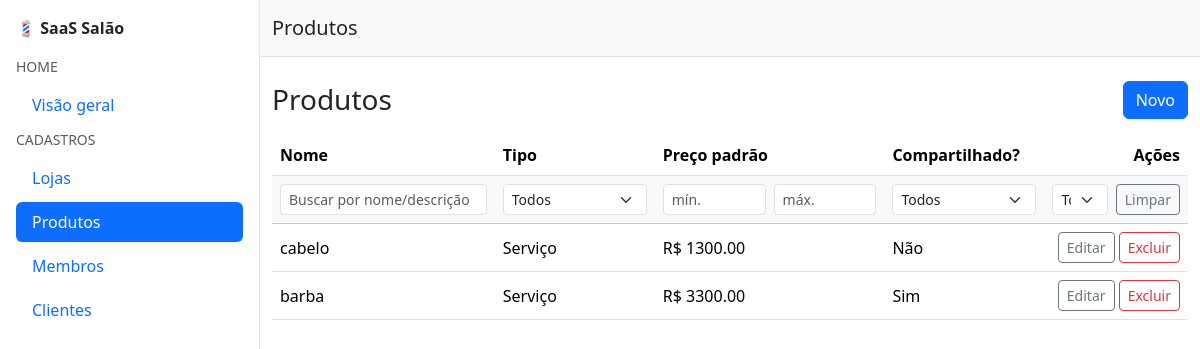
Page /cadastros/products/ (signed in) on the earlier database version.
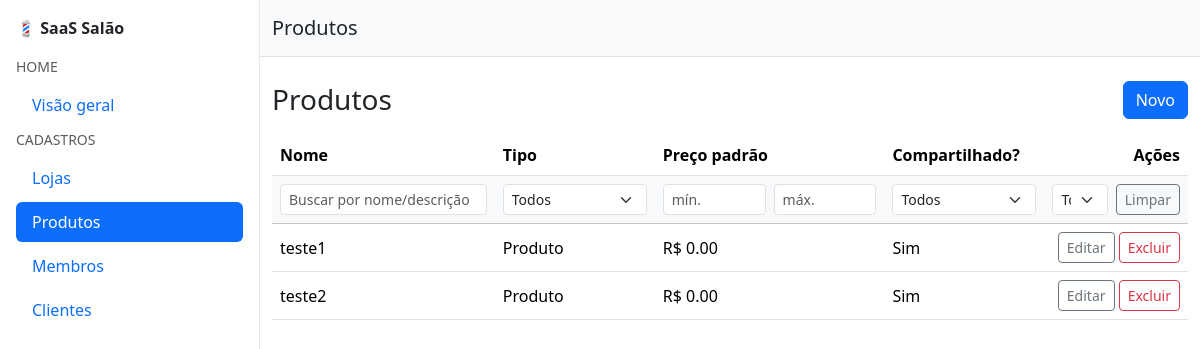
Same page on the later database version.
### cadastros/models.py (models this page shows, shortened)
class Product(TenantOwnedModel):
    TYPE_SERVICE = "service"
    TYPE_RETAIL = "retail"
    TYPE_CHOICES = (
        (TYPE_SERVICE, "Serviço"),
        (TYPE_RETAIL, "Produto"),
    )
    name = models.CharField(max_length=140)
    type = models.CharField(max_length=16, choices=TYPE_CHOICES, default=TYPE_SERVICE)
    description = models.TextField(blank=True)
    default_price = models.DecimalField(max_digits=10, decimal_places=2, default=Decimal("0.00"))
    share_across_shops = models.BooleanField(default=True)
    is_active = models.BooleanField(default=True)
    class Meta:
        unique_together = [("owner", "name")]
        indexes = [
            models.Index(fields=["owner", "is_active"]),
            models.Index(fields=["owner", "type"]),
        ]

### cadastros/views.py (the view)
# urls.py: path("products/", views.ProductListView.as_view(), name="product_list"),
class ProductListView(OwnerQuerysetMixin, ListView):
    model = Product
    template_name = "cadastros/products/list.html"
    context_object_name = "products"
    paginate_by = 12  # se quiser paginação
    def _to_decimal(self, v):
        if not v:
            return None
        v = str(v).replace(".", "").replace(",", ".") if "," in str(v) else str(v)
        try:
            return Decimal(v)
        except InvalidOperation:
            return None
    def get_queryset(self):
        qs = super().get_queryset().filter(owner=self.request.user)
        q = self.request.GET.get("q", "").strip()
        type_ = self.request.GET.get("type", "").strip()
        shared = self.request.GET.get("shared", "").strip()   # "", "1", "0"
        active = self.request.GET.get("active", "").strip()   # "", "1", "0"
        pmin = self._to_decimal(self.request.GET.get("price_min"))
        pmax = self._to_decimal(self.request.GET.get("price_max"))
        if q:
            qs = qs.filter(Q(name__icontains=q) | Q(description__icontains=q))
        if type_:
            qs = qs.filter(type=type_)
        if shared in ("0", "1"):
            qs = qs.filter(share_across_shops=(shared == "1"))
        if active in ("0", "1"):
            qs = qs.filter(is_active=(active == "1"))
        if pmin is not None:
            qs = qs.filter(default_price__gte=pmin)
        if pmax is not None:
            qs = qs.filter(default_price__lte=pmax)
        return qs
    def get_context_data(self, **kwargs):
        ctx = super().get_context_data(**kwargs)
        ctx["filters"] = {
            "q": self.request.GET.get("q", ""),
            "type": self.request.GET.get("type", ""),
            "shared": self.request.GET.get("shared", ""),
            "active": self.request.GET.get("active", ""),
            "price_min": self.request.GET.get("price_min", ""),
            "price_max": self.request.GET.get("price_max", ""),
        }
        ctx["type_choices"] = Product._meta.get_field("type").choices
        return ctx
    def get(self, request, *args, **kwargs):
        response = super().get(request, *args, **kwargs)
        if request.headers.get("HX-Request") == "true" and request.GET.get("fragment") == "table":
            return render(request, "cadastros/products/_table.html", self.get_context_data())
        return response

### cadastros/mixins.py (called while the page is built)
    def get_queryset(self):
        qs = super().get_queryset()
        return qs.filter(owner=self.request.user)

### cadastros/templates/cadastros/products/list.html
{% extends "base.html" %}
{% block header %}Produtos{% endblock %}
{% block content %}
<div class="container py-4">
  <div class="d-flex justify-content-between align-items-center mb-3">
    <h3 class="m-0">Produtos</h3>
    <a class="btn btn-primary"
       hx-get="{% url 'cadastros:product_create' %}"
       hx-target="#appModalContent"
       hx-swap="innerHTML">Novo</a>
  </div>
  <div id="products-table">
    {% include "cadastros/products/_table.html" %}
  </div>
</div>
{% endblock %}

### templates/base.html (shortened to what this page needs)
<!DOCTYPE html>
<html lang="pt-br">
<head>
  <link href="https://cdn.jsdelivr.net/npm/bootstrap@5.3.3/dist/css/bootstrap.min.css" rel="stylesheet">
</head>
<body>
<div id="appShell" class="app-shell">
  <div class="container-fluid">
    <div class="row">
      <aside class="col-auto p-0 sidebar"
             hx-boost="true"
             hx-target="#pageFrame"
             hx-select="#pageFrame > *"
             hx-push-url="true">
        {% include "partials/sidebar.html" %}
      </aside>
      <div class="col p-0" id="pageFrame">
        <header class="border-bottom bg-light" id="pageHeader">
          <div class="container-fluid py-3 d-flex align-items-center justify-content-between">
            <h5 class="m-0">{% block header %}Painel{% endblock %}</h5>
          </div>
        </header>
        <main id="mainContent">
          {% block content %}{% endblock %}
        </main>
      </div>
    </div>
  </div>
</div>
</body>
</html>

### templates/partials/sidebar.html
<nav id="sidebarNav" class="nav flex-column p-3">
  <div class="mb-3">
    <a class="navbar-brand fw-semibold text-decoration-none" href="/">💈 SaaS Salão</a>
  </div>
  <span class="text-uppercase text-muted small mb-2">Home</span>
    <a href="{% url 'servicos:home' %}" class="nav-link rounded mb-1">Visão geral</a>
  <span class="text-uppercase text-muted small mb-2">Cadastros</span>
    <a href="{% url 'cadastros:shop_list' %}" class="nav-link rounded mb-1">Lojas</a>
    <a href="{% url 'cadastros:product_list' %}" class="nav-link rounded mb-1">Produtos</a>
    <a href="{% url 'cadastros:membership_list' %}" class="nav-link rounded mb-1">Membros</a>
    <a href="{% url 'cadastros:client_list' %}" class="nav-link rounded mb-1">Clientes</a>
</nav>

### cadastros/templates/cadastros/products/_table.html (shortened to what this page needs)
<table class="table table-hover align-middle">
  <thead>
    <tr>
      <th>Nome</th>
      <th>Tipo</th>
      <th>Preço padrão</th>
      <th>Compartilhado?</th>
      <th class="text-end">Ações</th>
    </tr>
    <tr id="products-filters" class="table-light align-middle">
      <th style="min-width: 220px;">
        <input
          type="text"
          name="q"
          value="{{ filters.q }}"
          class="form-control form-control-sm"
          placeholder="Buscar por nome/descrição"
          hx-get="{% url 'cadastros:product_list' %}?fragment=table"
          hx-target="#products-table"
          hx-include="#products-filters"
          hx-trigger="keyup changed delay:300ms"
          hx-push-url="true"
        >
      </th>
      <th style="min-width: 160px;">
        <select
          name="type"
          class="form-select form-select-sm"
          hx-get="{% url 'cadastros:product_list' %}?fragment=table"
          hx-target="#products-table"
          hx-include="#products-filters"
          hx-trigger="change"
          hx-push-url="true"
        >
          <option value="">Todos</option>
        </select>
      </th>
      <th style="min-width: 180px;">
        <div class="d-flex gap-2">
          <input
            type="text"
            name="price_min"
            value="{{ filters.price_min }}"
            inputmode="decimal"
            class="form-control form-control-sm"
            placeholder="mín."
            hx-get="{% url 'cadastros:product_list' %}?fragment=table"
            hx-target="#products-table"
            hx-include="#products-filters"
            hx-trigger="keyup changed delay:300ms"
            hx-push-url="true"
          >
          <input
            type="text"
            name="price_max"
            value="{{ filters.price_max }}"
            inputmode="decimal"
            class="form-control form-control-sm"
            placeholder="máx."
            hx-get="{% url 'cadastros:product_list' %}?fragment=table"
            hx-target="#products-table"
            hx-include="#products-filters"
            hx-trigger="keyup changed delay:300ms"
            hx-push-url="true"
          >
        </div>
      </th>
      <th style="min-width: 160px;">
        <select
          name="shared"
          class="form-select form-select-sm"
          hx-get="{% url 'cadastros:product_list' %}?fragment=table"
          hx-target="#products-table"
          hx-include="#products-filters"
          hx-trigger="change"
          hx-push-url="true"
        >
          <option value="" {% if not filters.shared %}selected{% endif %}>Todos</option>
        </select>
      </th>
      <th class="text-end">
        <div class="d-flex justify-content-end gap-2">
          <select
            name="active"
            class="form-select form-select-sm"
            style="max-width: 120px;"
            hx-get="{% url 'cadastros:product_list' %}?fragment=table"
            hx-target="#products-table"
            hx-include="#products-filters"
            hx-trigger="change"
            hx-push-url="true"
          >
            <option value="" {% if not filters.active %}selected{% endif %}>Todos</option>
          </select>
          <a
            class="btn btn-sm btn-outline-secondary"
            hx-get="{% url 'cadastros:product_list' %}?fragment=table"
            hx-target="#products-table"
            hx-push-url="true"
          >Limpar</a>
        </div>
      </th>
    </tr>
  </thead>
  <tbody>
    {% for p in products %}
      <tr>
        <td>{{ p.name }}</td>
        <td>{{ p.get_type_display }}</td>
        <td>R$ {{ p.default_price }}</td>
        <td>{% if p.share_across_shops %}Sim{% else %}Não{% endif %}</td>
        <td class="text-end">
          <a class="btn btn-sm btn-outline-secondary"
             hx-get="{% url 'cadastros:product_update' p.pk %}"
             hx-target="#appModalContent"
             hx-swap="innerHTML">Editar</a>
          <a class="btn btn-sm btn-outline-danger"
            hx-get="{% url 'cadastros:product_delete' p.pk %}"
            hx-target="#appModalContent"
            hx-swap="innerHTML">Excluir</a>
        </td>
      </tr>
    {% empty %}
      <tr><td colspan="5" class="text-center text-muted py-4">Nenhum item encontrado.</td></tr>
    {% endfor %}
  </tbody>
</table>

### templates/base.html (style rules this page uses)
html, body { height: 100%; }
.app-shell { min-height: 100%; }
.sidebar { width: 260px; min-height: 100vh; border-right: 1px solid #e5e7eb; background: #fff; }
.sidebar .nav-link.active { background: #0d6efd; color: #fff; }

Differences in the rows shown:
removed Product: name "cabelo", type "Serviço", default_price "1300.00", share_across_shops "Não"
removed Product: name "barba", type "Serviço", default_price "3300.00", share_across_shops "Sim"
added Product: name "teste1", type "Produto", default_price "0.00", share_across_shops "Sim"
added Product: name "teste2", type "Produto", default_price "0.00", share_across_shops "Sim"
